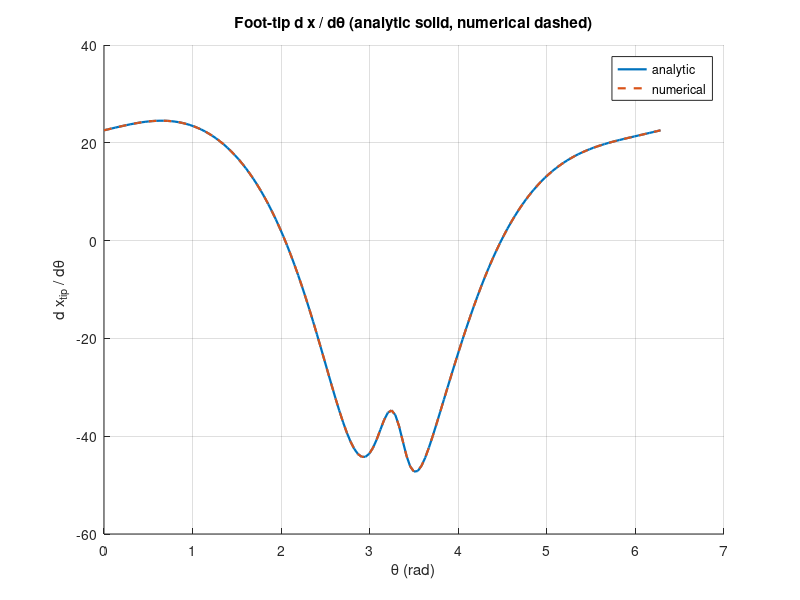
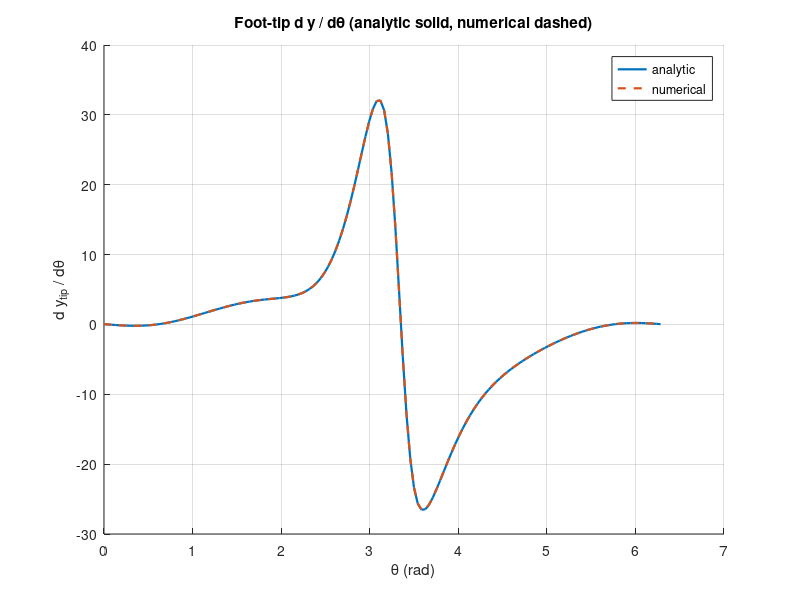

Write the MATLAB code that produced these figures, in order.
function compare_tip_velocity_curves()
% Compare analytic vs numerical derivatives of the foot tip (vertex 7)
% Produces dx_tip/dθ and dy_tip/dθ plots, analytic (solid) vs numerical (dashed)

    % Build leg geometry
    leg_params = build_leg_params();
    tip_ix = 7;

    % Initial guess for the linkage
    Vguess = [ ...
         0;  50;   -50;   0;   -50;  50; ...
       -100;   0;  -100; -50;   -50; -50;  -50; -100 ];

    % θ values to test
    Ntheta = 150;                  % fewer samples → faster
    thetas = linspace(0, 2*pi, Ntheta);

    dx_ana = zeros(size(thetas));
    dy_ana = zeros(size(thetas));
    dx_num = zeros(size(thetas));
    dy_num = zeros(size(thetas));

    % warm-start with first theta
    Vprev = compute_coords(Vguess, leg_params, thetas(1));

    for k = 1:numel(thetas)
        th = thetas(k);

        % use previous converged solution as guess
        V = compute_coords(Vguess, leg_params, th, Vprev);
        Vprev = V;

        % analytic derivative
        dVdth = compute_velocities(V, leg_params, th);

        % numerical derivative with warm-starts
        h = 1e-3;   % step size
        Vp = compute_coords(Vguess, leg_params, th + h, V);
        Vm = compute_coords(Vguess, leg_params, th - h, V);
        dVdth_num = (Vp - Vm)/(2*h);

        % extract tip vertex components
        dx_ana(k) = dVdth(2*tip_ix-1);
        dy_ana(k) = dVdth(2*tip_ix);
        dx_num(k) = dVdth_num(2*tip_ix-1);
        dy_num(k) = dVdth_num(2*tip_ix);
    end

    % Plot dx/dθ
    figure; hold on; grid on
    plot(thetas, dx_ana, '-',  'LineWidth',1.6)
    plot(thetas, dx_num, '--', 'LineWidth',1.6)
    xlabel('\theta (rad)'); ylabel('d x_{tip} / d\theta')
    title('Foot-tip d x / d\theta (analytic solid, numerical dashed)')
    legend('analytic','numerical','Location','best')

    % Plot dy/dθ
    figure; hold on; grid on
    plot(thetas, dy_ana, '-',  'LineWidth',1.6)
    plot(thetas, dy_num, '--', 'LineWidth',1.6)
    xlabel('\theta (rad)'); ylabel('d y_{tip} / d\theta')
    title('Foot-tip d y / d\theta (analytic solid, numerical dashed)')
    legend('analytic','numerical','Location','best')
end

%% Helper functions 

function Vroot = compute_coords(Vguess, leg, theta, x0)
    % Solve linkage at angle theta using Newton
    if nargin < 4, x0 = Vguess; end
    fun = @(V) linkage_error_func(V, leg, theta);
    [Vroot,~,flag] = multi_newton_solver(fun, x0, 1e-12, 1e-12, 400, 1);
    if flag~=1
        % fallback to template guess if warm-start failed
        [Vroot,~,flag] = multi_newton_solver(fun, Vguess, 1e-12, 1e-12, 400, 1);
        % comment out next line if don’t want  see warnings
        % if flag~=1, warning('Newton did not fully converge (flag=%d)',flag); end
    end
end

function dVdtheta = compute_velocities(V, leg, theta)
    Jlen = approximate_jacobian(@(X) length_error_func(X,leg), V);
    r = leg.crank_length;
    dx1 = -r*sin(theta); dy1 = r*cos(theta);
    dx2 = 0; dy2 = 0;
    M = [eye(4), zeros(4,10); Jlen];
    B = [dx1; dy1; dx2; dy2; zeros(10,1)];
    dVdtheta = M\B;
end

function err = linkage_error_func(V, leg, theta)
    err = [length_error_func(V, leg); fixed_coord_error_func(V, leg, theta)];
end

function len_err = length_error_func(Vcol, leg)
    V = column_to_matrix(Vcol);
    L = leg.link_to_vertex_list; d = leg.link_lengths(:);
    m = size(L,1); len_err = zeros(m,1);
    for i = 1:m
        a = L(i,1); b = L(i,2);
        dx = V(b,1)-V(a,1); dy = V(b,2)-V(a,2);
        len_err(i) = dx*dx + dy*dy - d(i)^2;
    end
end

function ce = fixed_coord_error_func(Vcol, leg, theta)
    V = column_to_matrix(Vcol);
    x1y1_t = leg.vertex_pos0 + leg.crank_length*[cos(theta); sin(theta)];
    x2y2_t = leg.vertex_pos2;
    ce = [V(1,1)-x1y1_t(1); V(1,2)-x1y1_t(2); V(2,1)-x2y2_t(1); V(2,2)-x2y2_t(2)];
end

function Vmat = column_to_matrix(Vcol)
    N = numel(Vcol)/2;
    Vmat = [Vcol(1:2:end), Vcol(2:2:end)];
    if size(Vmat,1)~=N, Vmat = reshape(Vcol,2,[])'; end
end

function J = approximate_jacobian(FUN, X)
    h = 1e-6; n = numel(X); J = zeros(numel(FUN(X)),n);
    for i = 1:n
        e = zeros(n,1); e(i)=h/2;
        J(:,i) = (FUN(X+e) - FUN(X-e))/h;
    end
end

function [root, it, flag] = multi_newton_solver(F, x0, Ath, Bth, maxit, numdiff)
    x = x0; it = 0; flag = 0; r = F(x);
    while norm(r) > Bth && it < maxit
        J = approximate_jacobian(F,x);
        if abs(det(J*J')) < eps, flag = -2; return, end
        xnew = x - J\r;
        if norm(xnew-x) < Ath, x = xnew; flag = 1; break, end
        x = xnew; r = F(x); it = it+1;
    end
    if norm(r) <= Bth, flag = 1; end
    root = x;
end

function leg = build_leg_params()
    leg.num_vertices = 7; leg.num_linkages = 10;
    leg.link_to_vertex_list = [1 3; 3 4; 2 3; 2 4; 4 5; 2 6; 1 6; 5 6; 5 7; 6 7];
    leg.link_lengths = [50.0;55.8;41.5;40.1;39.4;39.3;61.9;36.7;65.7;49.0];
    leg.crank_length = 15.0; leg.vertex_pos0=[0;0]; leg.vertex_pos2=[-38.0;-7.8];
end

%SUMMARY OF WHAT CODE DOES (6 7)
% 1) set up leg geometry with build_leg_params
%    defined link to vertex list
%    stored link lengths
%    fixed the crank center and vertex 2
%    specified crank radius for vertex 1

% 2) prepared the problem
%    tip_ix = 7 marks the foot tip vertex
%    Vguess defined the initial coordinate layout for Newton solver
%    created a range of θ values (thetas) to sample from 0 to 2π
%    allocated arrays to hold analytic and numerical velocity components

% 3) warm start method
%    solved first θ with Vguess and stored solution in Vprev
%    for each next θ reused Vprev as the starting guess
%    warm starts improve speed and convergence stability

% 4) loop over θ values
%    a) solved the linkage configuration at θ using compute_coords
%       compute_coords runs Newton solver with error function
%       if warm start fails falls back to template guess
%    b) computed analytic derivatives with compute_velocities
%       assembled M and B system from jacobian of link length constraints
%       solved for dV/dθ
%    c) computed numerical derivatives
%       central difference with step h = 1e-3
%       solved linkage at θ+h and θ-h then differenced and divided by 2h
%    d) extracted dx/dθ and dy/dθ for vertex 7
%       saved both analytic and numerical results into arrays

% 5) plotted results
%    first figure shows dx_tip/dθ vs θ
%       solid line = analytic   dashed line = numerical
%       legend differentiates the two
%    second figure shows dy_tip/dθ vs θ
%       same analytic vs numerical overlay

% 6) helper function roles
%    compute_coords runs Newton with linkage constraints at given θ
%    compute_velocities assembles and solves linear system for analytic dV/dθ
%    linkage_error_func bundles length and fixed coordinate constraints
%    length_error_func enforces squared distance of links equal to lengths^2
%    fixed_coord_error_func enforces vertex 1 on crank circle and vertex 2 fixed
%    column_to_matrix converts [x1;y1;...;xN;yN] into N×2 [x y] rows
%    approximate_jacobian computes centered difference Jacobian
%    multi_newton_solver implements Newton iteration with tolerance and safeguards
%    build_leg_params stores linkage constants

% 7) tuning controls
%    reduce Ntheta for faster runtime with fewer sample points
%    adjust h in numerical derivative for accuracy vs noise
%    relax thresholds in multi_newton_solver if warnings appear too often

% 8) interpretation
%    plots should show analytic and numerical curves nearly overlapping
%    small deviations are expected near singularities or crank extremes
%    runtime warnings of Newton not fully converging are normal but can be reduced


